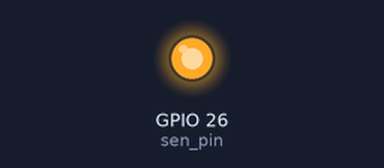
A program run on a simulated ESP32 board running MicroPython. Shown: output pins drawn as LEDs (lit = HIGH). Pins used as bus, display or sensor lines are not drawn; what the program prints to the serial console is not drawn. At 0.0 s the program stops and its outputs stay as they are.

Above: at 0.1 s.
Timing chart, 0 to 1.5 s (numbered marks = the images above):
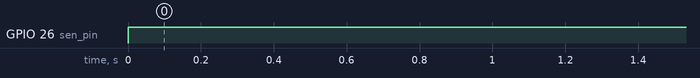

Measured:
- by itself, GPIO 26 (sen_pin): LOW → HIGH at 0.00 s

The program:

ic2_scan.py
```python
from machine import Pin, I2C
import time

# Pin configuration
SDA_PIN = 21
SCL_PIN = 22
RESET_PIN = 25
SEN_PIN = 26

# Si4703 I2C address
SI4703_ADDRESS = 0x10


# Configure control pins
reset_pin = Pin(RESET_PIN, Pin.OUT, value=0)
sen_pin = Pin(SEN_PIN, Pin.OUT, value=1)

# Configure SDA as output temporarily.
# This is required during the Si4703 bus-mode selection sequence.
sda_pin = Pin(SDA_PIN, Pin.OUT, value=0)

# Keep the chip in reset
reset_pin.value(0)

# SEN must be high for I2C mode
sen_pin.value(1)

time.sleep_ms(10)

# Release reset
reset_pin.value(1)

time.sleep_ms(10)

# Now initialize the I2C peripheral
i2c = I2C(
    0,
    scl=Pin(SCL_PIN),
    sda=Pin(SDA_PIN),
    freq=100_000
)

print("Scanning I2C bus...")

devices = i2c.scan()

print("I2C devices:", devices)

if SI4703_ADDRESS in devices:
    print("Si4703 detected.")
else:
    print("Si4703 was not detected.")
```
